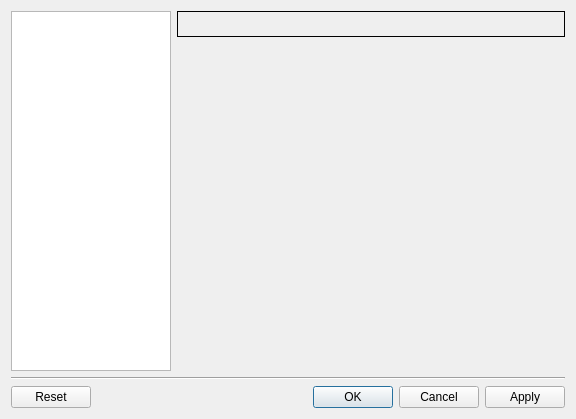
<ui version="4.0" >
 <class>PreferencesDialog</class>
 <widget class="QDialog" name="PreferencesDialog" >
  <property name="geometry" >
   <rect>
    <x>0</x>
    <y>0</y>
    <width>576</width>
    <height>419</height>
   </rect>
  </property>
  <property name="sizePolicy" >
   <sizepolicy vsizetype="Expanding" hsizetype="Expanding" >
    <horstretch>2</horstretch>
    <verstretch>2</verstretch>
   </sizepolicy>
  </property>
  <property name="windowTitle" >
   <string>Preferences</string>
  </property>
  <property name="windowIcon" >
   <iconset resource="../../../gns3-artwork/svg_resources.qrc" >:/images/logo_icon.png</iconset>
  </property>
  <property name="modal" >
   <bool>true</bool>
  </property>
  <layout class="QGridLayout" >
   <item row="0" column="0" >
    <widget class="QListWidget" name="listWidget" >
     <property name="sizePolicy" >
      <sizepolicy vsizetype="Expanding" hsizetype="Fixed" >
       <horstretch>0</horstretch>
       <verstretch>0</verstretch>
      </sizepolicy>
     </property>
     <property name="maximumSize" >
      <size>
       <width>160</width>
       <height>16777215</height>
      </size>
     </property>
     <property name="font" >
      <font>
       <pointsize>12</pointsize>
       <weight>75</weight>
       <bold>true</bold>
      </font>
     </property>
    </widget>
   </item>
   <item row="0" column="1" >
    <layout class="QVBoxLayout" >
     <property name="spacing" >
      <number>3</number>
     </property>
     <item>
      <widget class="QLabel" name="titleLabel" >
       <property name="sizePolicy" >
        <sizepolicy vsizetype="Maximum" hsizetype="Preferred" >
         <horstretch>1</horstretch>
         <verstretch>0</verstretch>
        </sizepolicy>
       </property>
       <property name="font" >
        <font>
         <pointsize>16</pointsize>
         <underline>false</underline>
        </font>
       </property>
       <property name="frameShape" >
        <enum>QFrame::Box</enum>
       </property>
       <property name="frameShadow" >
        <enum>QFrame::Plain</enum>
       </property>
      </widget>
     </item>
     <item>
      <widget class="QStackedWidget" name="stackedWidget" >
       <property name="sizePolicy" >
        <sizepolicy vsizetype="MinimumExpanding" hsizetype="Expanding" >
         <horstretch>1</horstretch>
         <verstretch>1</verstretch>
        </sizepolicy>
       </property>
       <widget class="QWidget" name="page" />
      </widget>
     </item>
    </layout>
   </item>
   <item row="1" column="0" colspan="2" >
    <widget class="Line" name="line" >
     <property name="orientation" >
      <enum>Qt::Horizontal</enum>
     </property>
    </widget>
   </item>
   <item row="2" column="0" colspan="2" >
    <widget class="QDialogButtonBox" name="buttonBox" >
     <property name="orientation" >
      <enum>Qt::Horizontal</enum>
     </property>
     <property name="standardButtons" >
      <set>QDialogButtonBox::Apply|QDialogButtonBox::Cancel|QDialogButtonBox::NoButton|QDialogButtonBox::Ok|QDialogButtonBox::Reset</set>
     </property>
    </widget>
   </item>
  </layout>
 </widget>
 <tabstops>
  <tabstop>listWidget</tabstop>
  <tabstop>buttonBox</tabstop>
 </tabstops>
 <resources>
  <include location="../../../gns3-artwork/svg_resources.qrc" />
 </resources>
 <connections>
  <connection>
   <sender>buttonBox</sender>
   <signal>accepted()</signal>
   <receiver>PreferencesDialog</receiver>
   <slot>accept()</slot>
   <hints>
    <hint type="sourcelabel" >
     <x>248</x>
     <y>270</y>
    </hint>
    <hint type="destinationlabel" >
     <x>157</x>
     <y>274</y>
    </hint>
   </hints>
  </connection>
  <connection>
   <sender>buttonBox</sender>
   <signal>rejected()</signal>
   <receiver>PreferencesDialog</receiver>
   <slot>reject()</slot>
   <hints>
    <hint type="sourcelabel" >
     <x>316</x>
     <y>276</y>
    </hint>
    <hint type="destinationlabel" >
     <x>286</x>
     <y>274</y>
    </hint>
   </hints>
  </connection>
 </connections>
</ui>
